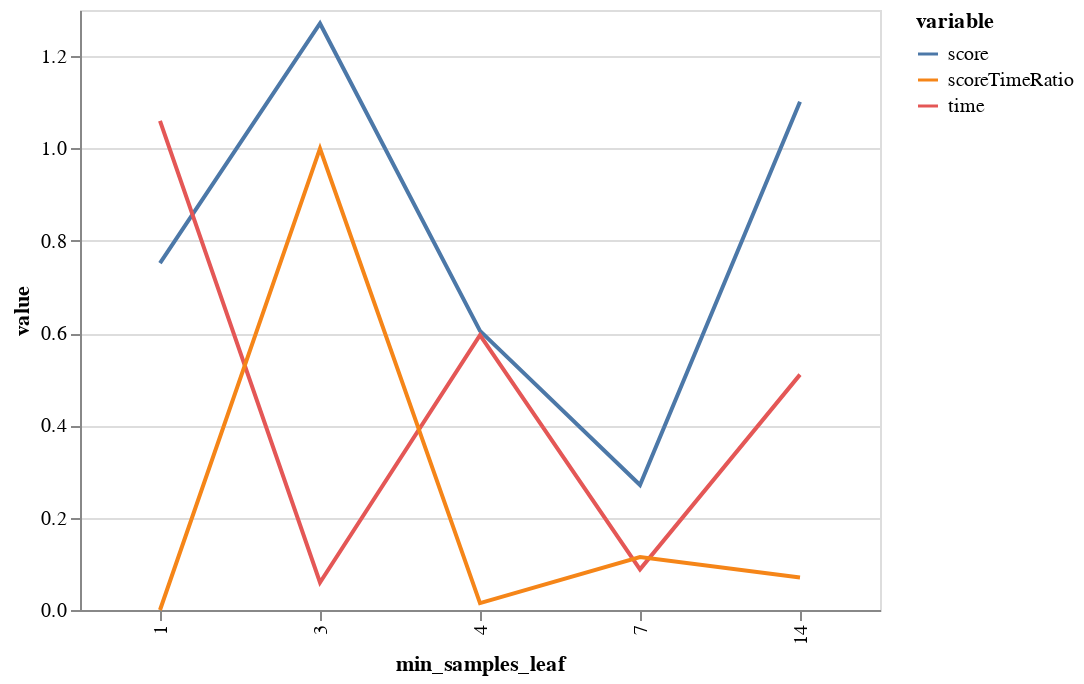

The code cell stored with this chart in its notebook:
### Code cell
min_samples_leaf = bgs.compareValsBaseCase(X, 
                    y, 
                    getForestAccuracyCV,        
                    rfArgs, 
                    "min_samples_leaf", 
                    0, 
                    1, 
                    14)
bgs.showTimeScoreChartAndGraph(min_samples_leaf)

### Figure 1 — Vega-Lite specification as saved in the notebook (floating-point values rounded to 4 significant figures)
{"$schema": "https://vega.github.io/schema/vega-lite/v2.6.0.json", "config": {"view": {"height": 300, "width": 400}}, "data": {"name": "data-6c696d14a01d9323b21a6bdb9b888f21"}, "datasets": {"data-6c696d14a01d9323b21a6bdb9b888f21": [{"min_samples_leaf": 1, "value": 0.7514, "variable": "score"}, {"min_samples_leaf": 14, "value": 1.101, "variable": "score"}, {"min_samples_leaf": 7, "value": 0.2708, "variable": "score"}, {"min_samples_leaf": 4, "value": 0.6049, "variable": "score"}, {"min_samples_leaf": 3, "value": 1.271, "variable": "score"}, {"min_samples_leaf": 1, "value": 1.06, "variable": "time"}, {"min_samples_leaf": 14, "value": 0.51, "variable": "time"}, {"min_samples_leaf": 7, "value": 0.08811, "variable": "time"}, {"min_samples_leaf": 4, "value": 0.5954, "variable": "time"}, {"min_samples_leaf": 3, "value": 0.05959, "variable": "time"}, {"min_samples_leaf": 1, "value": 0, "variable": "scoreTimeRatio"}, {"min_samples_leaf": 14, "value": 0.07034, "variable": "scoreTimeRatio"}, {"min_samples_leaf": 7, "value": 0.1147, "variable": "scoreTimeRatio"}, {"min_samples_leaf": 4, "value": 0.01488, "variable": "scoreTimeRatio"}, {"min_samples_leaf": 3, "value": 1, "variable": "scoreTimeRatio"}]}, "encoding": {"color": {"field": "variable", "type": "nominal"}, "x": {"field": "min_samples_leaf", "type": "ordinal"}, "y": {"field": "value", "type": "quantitative"}}, "mark": "line", "width": 400}
